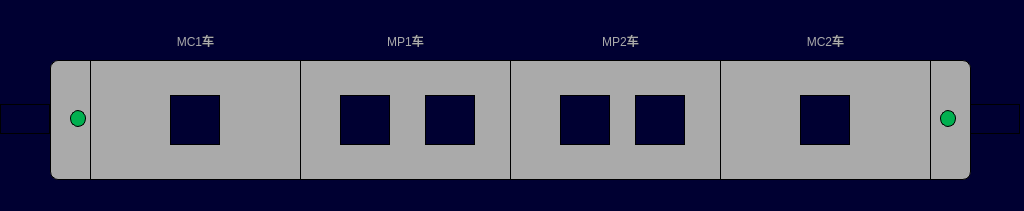
<?xml version="1.0" encoding="UTF-8"?>
<ui version="4.0">
 <class>VehicleTractPage</class>
 <widget class="QWidget" name="VehicleTractPage">
  <property name="geometry">
   <rect>
    <x>0</x>
    <y>0</y>
    <width>1024</width>
    <height>211</height>
   </rect>
  </property>
  <property name="windowTitle">
   <string>Form</string>
  </property>
  <property name="styleSheet">
   <string notr="true">QWidget
{
	background-color: rgb(0,0,50);
}
QLabel
{

font:24px,&quot;微软雅黑&quot;;
border:1px solid black;
}</string>
  </property>
  <widget class="QLabel" name="LBLMP1">
   <property name="geometry">
    <rect>
     <x>300</x>
     <y>60</y>
     <width>211</width>
     <height>120</height>
    </rect>
   </property>
   <property name="styleSheet">
    <string notr="true">background-color:rgb(170,170,170);</string>
   </property>
   <property name="text">
    <string/>
   </property>
  </widget>
  <widget class="QLabel" name="LBLTC1">
   <property name="geometry">
    <rect>
     <x>90</x>
     <y>60</y>
     <width>211</width>
     <height>120</height>
    </rect>
   </property>
   <property name="styleSheet">
    <string notr="true">background-color:rgb(170,170,170);</string>
   </property>
   <property name="text">
    <string/>
   </property>
  </widget>
  <widget class="QLabel" name="LBLM2">
   <property name="geometry">
    <rect>
     <x>720</x>
     <y>60</y>
     <width>211</width>
     <height>120</height>
    </rect>
   </property>
   <property name="styleSheet">
    <string notr="true">background-color:rgb(170,170,170);</string>
   </property>
   <property name="text">
    <string/>
   </property>
  </widget>
  <widget class="QLabel" name="LBLM1">
   <property name="geometry">
    <rect>
     <x>510</x>
     <y>60</y>
     <width>211</width>
     <height>120</height>
    </rect>
   </property>
   <property name="styleSheet">
    <string notr="true">background-color:rgb(170,170,170);</string>
   </property>
   <property name="text">
    <string/>
   </property>
  </widget>
  <widget class="QLabel" name="lbl_tract6">
   <property name="geometry">
    <rect>
     <x>800</x>
     <y>95</y>
     <width>50</width>
     <height>50</height>
    </rect>
   </property>
   <property name="styleSheet">
    <string notr="true">border-image: url(:/images/image/unknow.png);</string>
   </property>
   <property name="text">
    <string/>
   </property>
  </widget>
  <widget class="QLabel" name="lbl_tract4">
   <property name="geometry">
    <rect>
     <x>560</x>
     <y>95</y>
     <width>50</width>
     <height>50</height>
    </rect>
   </property>
   <property name="styleSheet">
    <string notr="true">border-image: url(:/images/image/unknow.png);</string>
   </property>
   <property name="text">
    <string/>
   </property>
  </widget>
  <widget class="QLabel" name="lbl_tract1">
   <property name="geometry">
    <rect>
     <x>170</x>
     <y>95</y>
     <width>50</width>
     <height>50</height>
    </rect>
   </property>
   <property name="styleSheet">
    <string notr="true">border-image: url(:/images/image/unknow.png);</string>
   </property>
   <property name="text">
    <string/>
   </property>
  </widget>
  <widget class="QLabel" name="lbl_tract2">
   <property name="geometry">
    <rect>
     <x>340</x>
     <y>95</y>
     <width>50</width>
     <height>50</height>
    </rect>
   </property>
   <property name="styleSheet">
    <string notr="true">border-image: url(:/images/image/unknow.png);</string>
   </property>
   <property name="text">
    <string/>
   </property>
  </widget>
  <widget class="QLabel" name="lbl_metroNum2">
   <property name="geometry">
    <rect>
     <x>370</x>
     <y>25</y>
     <width>71</width>
     <height>31</height>
    </rect>
   </property>
   <property name="styleSheet">
    <string notr="true">color: rgb(170, 170, 170);
font:20px,&quot;微软雅黑&quot;;
border:0px,black</string>
   </property>
   <property name="text">
    <string>MP1车</string>
   </property>
   <property name="alignment">
    <set>Qt::AlignCenter</set>
   </property>
  </widget>
  <widget class="QLabel" name="lbl_metroNum3">
   <property name="geometry">
    <rect>
     <x>585</x>
     <y>25</y>
     <width>71</width>
     <height>31</height>
    </rect>
   </property>
   <property name="styleSheet">
    <string notr="true">color: rgb(170, 170, 170);
font:20px,&quot;微软雅黑&quot;;
border:0px,black</string>
   </property>
   <property name="text">
    <string>MP2车</string>
   </property>
   <property name="alignment">
    <set>Qt::AlignCenter</set>
   </property>
  </widget>
  <widget class="QLabel" name="lbl_metroNum4">
   <property name="geometry">
    <rect>
     <x>790</x>
     <y>25</y>
     <width>71</width>
     <height>31</height>
    </rect>
   </property>
   <property name="styleSheet">
    <string notr="true">color: rgb(170, 170, 170);
font:20px,&quot;微软雅黑&quot;;
border:0px,black</string>
   </property>
   <property name="text">
    <string>MC2车</string>
   </property>
   <property name="alignment">
    <set>Qt::AlignCenter</set>
   </property>
  </widget>
  <widget class="QLabel" name="lbl_metroNum1">
   <property name="geometry">
    <rect>
     <x>160</x>
     <y>25</y>
     <width>71</width>
     <height>31</height>
    </rect>
   </property>
   <property name="styleSheet">
    <string notr="true">color: rgb(170, 170, 170);
font:20px,&quot;微软雅黑&quot;;
border:0px,black</string>
   </property>
   <property name="text">
    <string>MC1车</string>
   </property>
   <property name="alignment">
    <set>Qt::AlignCenter</set>
   </property>
  </widget>
  <widget class="QLabel" name="lbl_cab1_direction">
   <property name="geometry">
    <rect>
     <x>0</x>
     <y>104</y>
     <width>50</width>
     <height>30</height>
    </rect>
   </property>
   <property name="styleSheet">
    <string notr="true">border-image: url(:/images/image/arrowleft.png);</string>
   </property>
   <property name="text">
    <string/>
   </property>
  </widget>
  <widget class="QLabel" name="lbl_cab1_active">
   <property name="geometry">
    <rect>
     <x>70</x>
     <y>110</y>
     <width>16</width>
     <height>17</height>
    </rect>
   </property>
   <property name="styleSheet">
    <string notr="true">background-color: rgb(0, 176, 80);
border-radius:8px;</string>
   </property>
   <property name="text">
    <string/>
   </property>
  </widget>
  <widget class="QLabel" name="lbl_cab2_direction">
   <property name="geometry">
    <rect>
     <x>970</x>
     <y>104</y>
     <width>50</width>
     <height>30</height>
    </rect>
   </property>
   <property name="styleSheet">
    <string notr="true">border-image: url(:/images/image/arrowright.png);</string>
   </property>
   <property name="text">
    <string/>
   </property>
  </widget>
  <widget class="QLabel" name="lbl_cab2_active">
   <property name="geometry">
    <rect>
     <x>940</x>
     <y>110</y>
     <width>16</width>
     <height>17</height>
    </rect>
   </property>
   <property name="styleSheet">
    <string notr="true">background-color: rgb(0, 176, 80);
border-radius:8px;</string>
   </property>
   <property name="text">
    <string/>
   </property>
  </widget>
  <widget class="QLabel" name="label">
   <property name="geometry">
    <rect>
     <x>50</x>
     <y>60</y>
     <width>41</width>
     <height>120</height>
    </rect>
   </property>
   <property name="styleSheet">
    <string notr="true">background-color:rgb(170,170,170);
border-top-left-radius:8px;
border-bottom-left-radius:8px;</string>
   </property>
   <property name="text">
    <string/>
   </property>
  </widget>
  <widget class="QLabel" name="label_2">
   <property name="geometry">
    <rect>
     <x>930</x>
     <y>60</y>
     <width>41</width>
     <height>120</height>
    </rect>
   </property>
   <property name="styleSheet">
    <string notr="true">background-color:rgb(170,170,170);
border-top-right-radius:8px;
border-bottom-right-radius:8px;</string>
   </property>
   <property name="text">
    <string/>
   </property>
  </widget>
  <widget class="QLabel" name="lbl_tract3">
   <property name="geometry">
    <rect>
     <x>425</x>
     <y>95</y>
     <width>50</width>
     <height>50</height>
    </rect>
   </property>
   <property name="styleSheet">
    <string notr="true">border-image: url(:/images/image/unknow.png);</string>
   </property>
   <property name="text">
    <string/>
   </property>
  </widget>
  <widget class="QLabel" name="lbl_tract5">
   <property name="geometry">
    <rect>
     <x>635</x>
     <y>95</y>
     <width>50</width>
     <height>50</height>
    </rect>
   </property>
   <property name="styleSheet">
    <string notr="true">border-image: url(:/images/image/unknow.png);</string>
   </property>
   <property name="text">
    <string/>
   </property>
  </widget>
  <zorder>label</zorder>
  <zorder>label_2</zorder>
  <zorder>LBLMP1</zorder>
  <zorder>LBLTC1</zorder>
  <zorder>LBLM2</zorder>
  <zorder>LBLM1</zorder>
  <zorder>lbl_tract6</zorder>
  <zorder>lbl_tract4</zorder>
  <zorder>lbl_tract1</zorder>
  <zorder>lbl_tract2</zorder>
  <zorder>lbl_metroNum2</zorder>
  <zorder>lbl_metroNum3</zorder>
  <zorder>lbl_metroNum4</zorder>
  <zorder>lbl_metroNum1</zorder>
  <zorder>lbl_cab1_direction</zorder>
  <zorder>lbl_cab1_active</zorder>
  <zorder>lbl_cab2_direction</zorder>
  <zorder>lbl_cab2_active</zorder>
  <zorder>lbl_tract3</zorder>
  <zorder>lbl_tract5</zorder>
 </widget>
 <resources/>
 <connections/>
</ui>
